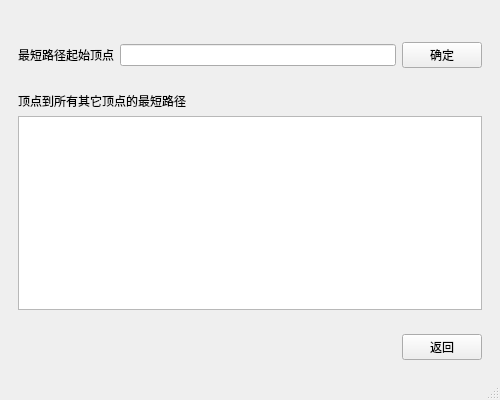
<?xml version="1.0" encoding="UTF-8"?>
<ui version="4.0">
 <class>DijkstraWindow</class>
 <widget class="QMainWindow" name="DijkstraWindow">
  <property name="geometry">
   <rect>
    <x>0</x>
    <y>0</y>
    <width>500</width>
    <height>400</height>
   </rect>
  </property>
  <property name="windowTitle">
   <string>MainWindow</string>
  </property>
  <widget class="QWidget" name="centralwidget">
   <layout class="QVBoxLayout" name="verticalLayout">
    <item>
     <widget class="QWidget" name="widget_10" native="true">
      <layout class="QHBoxLayout" name="horizontalLayout_9"/>
     </widget>
    </item>
    <item>
     <widget class="QWidget" name="widget_9" native="true">
      <layout class="QHBoxLayout" name="horizontalLayout_4">
       <item>
        <widget class="QLabel" name="label_3">
         <property name="text">
          <string>最短路径起始顶点</string>
         </property>
        </widget>
       </item>
       <item>
        <widget class="QLineEdit" name="vtNumber"/>
       </item>
       <item>
        <widget class="QPushButton" name="sourceBtn">
         <property name="text">
          <string>确定</string>
         </property>
        </widget>
       </item>
      </layout>
     </widget>
    </item>
    <item>
     <widget class="QWidget" name="widget" native="true">
      <layout class="QVBoxLayout" name="verticalLayout_2">
       <item>
        <widget class="QLabel" name="label">
         <property name="text">
          <string>顶点到所有其它顶点的最短路径</string>
         </property>
        </widget>
       </item>
       <item>
        <widget class="QTextEdit" name="distDisplay">
         <property name="font">
          <font>
           <family>Cascadia Code</family>
           <pointsize>12</pointsize>
          </font>
         </property>
         <property name="readOnly">
          <bool>true</bool>
         </property>
        </widget>
       </item>
      </layout>
     </widget>
    </item>
    <item>
     <widget class="QWidget" name="widget_6" native="true">
      <layout class="QHBoxLayout" name="horizontalLayout_6">
       <item>
        <spacer name="horizontalSpacer">
         <property name="orientation">
          <enum>Qt::Horizontal</enum>
         </property>
         <property name="sizeHint" stdset="0">
          <size>
           <width>423</width>
           <height>20</height>
          </size>
         </property>
        </spacer>
       </item>
       <item>
        <widget class="QPushButton" name="backBtn">
         <property name="text">
          <string>返回</string>
         </property>
        </widget>
       </item>
      </layout>
     </widget>
    </item>
   </layout>
  </widget>
  <widget class="QStatusBar" name="statusbar"/>
 </widget>
 <resources/>
 <connections/>
</ui>
